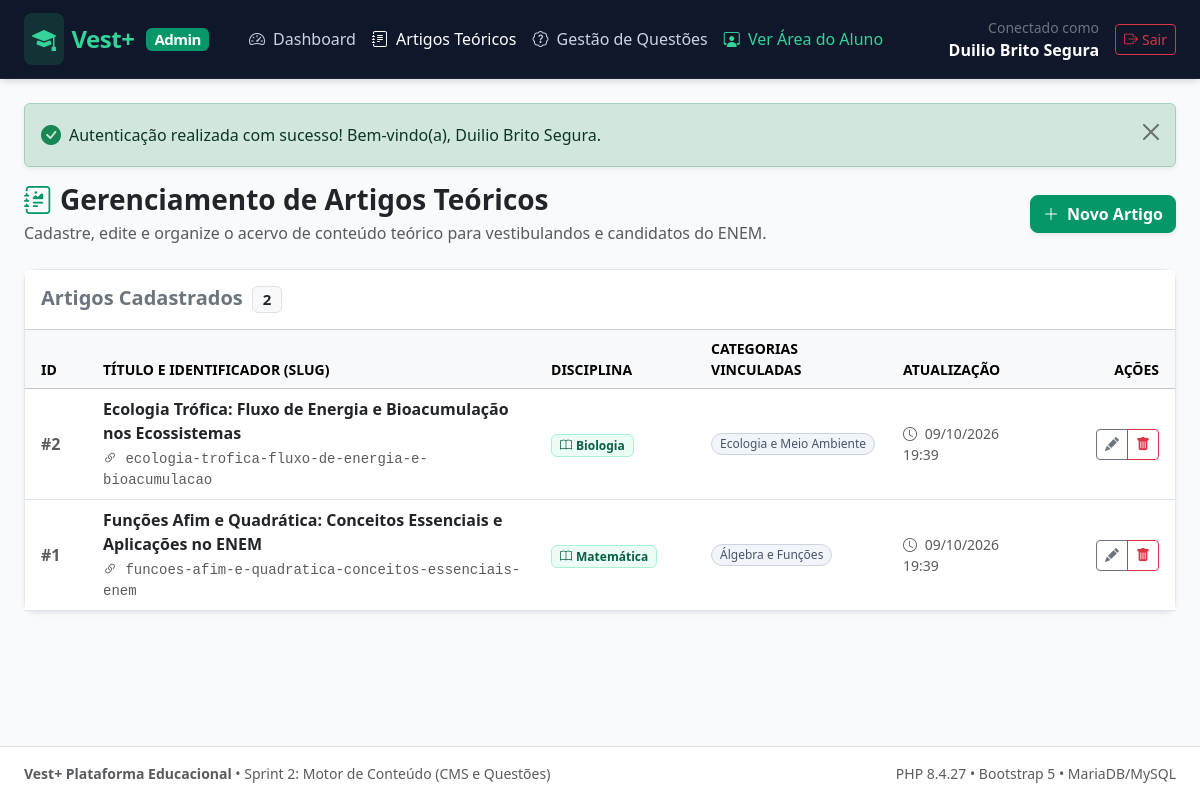
The page /admin/artigos (signed in) on the database its author committed.
### tables this page shows
CREATE TABLE `artigos` (
  `id` int(10) unsigned NOT NULL AUTO_INCREMENT,
  `titulo` varchar(255) NOT NULL,
  `slug` varchar(255) NOT NULL,
  `disciplina_id` int(10) unsigned NOT NULL,
  `conteudo` longtext NOT NULL,
  `criado_em` timestamp NOT NULL DEFAULT current_timestamp(),
  `atualizado_em` timestamp NOT NULL DEFAULT current_timestamp() ON UPDATE current_timestamp(),
  PRIMARY KEY (`id`),
  UNIQUE KEY `uk_artigos_slug` (`slug`),
  KEY `idx_artigos_disc_criado` (`disciplina_id`,`criado_em`),
  KEY `idx_artigos_criado_em` (`criado_em`),
  CONSTRAINT `fk_artigos_disciplina` FOREIGN KEY (`disciplina_id`) REFERENCES `disciplinas` (`id`) ON DELETE CASCADE ON UPDATE CASCADE
);

CREATE TABLE `disciplinas` (
  `id` int(10) unsigned NOT NULL AUTO_INCREMENT,
  `nome` varchar(100) NOT NULL,
  `slug` varchar(120) NOT NULL,
  `descricao` text DEFAULT NULL,
  `criado_em` timestamp NOT NULL DEFAULT current_timestamp(),
  PRIMARY KEY (`id`),
  UNIQUE KEY `uk_disciplinas_slug` (`slug`),
  KEY `idx_disciplinas_nome` (`nome`)
);

### src/Controllers/BaseController.php (called while the page is built, shortened)
<?php
abstract class BaseController
{
    protected function render(string $view, array $data = []): void
    {
        extract($data);
        $viewFile = dirname(__DIR__) . '/Views/' . $view . '.php';
        require $viewFile;
    }
}

### src/Controllers/AdminArtigoController.php (called while the page is built, shortened)
<?php
final class AdminArtigoController extends BaseController
{
    public function index(): void
    {
        $artigos = Artigo::getAll();
        $this->render('admin/artigos/index', [
            'pageTitle' => 'Gerenciamento de Artigos',
            'artigos'   => $artigos,
        ]);
    }
}

### src/Core/Helper.php (called while the page is built, shortened)
<?php
final class Helper
{
    public static function url(string $path = ''): string
    {
        $scriptName = $_SERVER['SCRIPT_NAME'] ?? '';
        $baseDir = dirname($scriptName);
        $baseDir = str_replace('\\', '/', $baseDir);
        $base = rtrim($baseDir, '/');
        $cleanPath = '/' . ltrim($path, '/');
        return $base . $cleanPath;
    }
    public static function e(?string $value): string
    {
        return htmlspecialchars($value, ENT_QUOTES | ENT_SUBSTITUTE, 'UTF-8');
    }
}

### src/Models/Artigo.php (called while the page is built, shortened)
<?php
final class Artigo
{
    public static function getAll(): array
    {
        $pdo = Database::getConnection();
        $sql = 'SELECT
                    a.id,
                    a.titulo,
                    a.slug,
                    a.disciplina_id,
                    d.nome AS disciplina_nome,
                    a.conteudo,
                    a.criado_em,
                    a.atualizado_em,
                    GROUP_CONCAT(DISTINCT c.nome ORDER BY c.nome SEPARATOR ", ") AS categorias_nomes,
                    GROUP_CONCAT(DISTINCT c.id ORDER BY c.id SEPARATOR ",") AS categorias_ids_str
                FROM artigos a
                INNER JOIN disciplinas d ON d.id = a.disciplina_id
                LEFT JOIN artigo_categorias ac ON ac.artigo_id = a.id
                LEFT JOIN categorias c ON c.id = ac.categoria_id
                GROUP BY a.id, a.titulo, a.slug, a.disciplina_id, d.nome, a.conteudo, a.criado_em, a.atualizado_em
                ORDER BY a.criado_em DESC, a.id DESC';
        $stmt = $pdo->query($sql);
        $artigos = $stmt->fetchAll(PDO::FETCH_ASSOC);
        foreach ($artigos as &$artigo) {
            $ids = !empty($artigo['categorias_ids_str']) ? explode(',', (string) $artigo['categorias_ids_str']) : [];
            $artigo['categoria_ids'] = array_map('intval', $ids);
        }
        return $artigos;
    }
}

### src/Views/admin/artigos/index.php (the view, shortened to what this page needs)
<?php
require dirname(__DIR__, 2) . '/layout/header.php';
?>
<div class="d-flex flex-column flex-md-row justify-content-between align-items-md-center gap-3 mb-4">
    <div>
        <h1 class="h3 fw-bold mb-1 text-dark">
            <i class="bi bi-journal-richtext text-primary me-2"></i>Gerenciamento de Artigos Teóricos
        </h1>
        <p class="text-muted mb-0">
            Cadastre, edite e organize o acervo de conteúdo teórico para vestibulandos e candidatos do ENEM.
        </p>
    </div>
    <div>
        <a href="<?= Helper::url('/admin/artigos/criar') ?>" class="btn btn-primary d-inline-flex align-items-center gap-2 shadow-sm">
            <i class="bi bi-plus-lg"></i> Novo Artigo
        </a>
    </div>
</div>
<div class="card card-custom shadow-sm">
    <div class="card-header bg-white py-3 d-flex justify-content-between align-items-center">
        <h5 class="card-title mb-0 fw-semibold text-secondary">
            Artigos Cadastrados <span class="badge bg-light text-dark border ms-1"><?= count($artigos) ?></span>
        </h5>
    </div>
    <div class="card-body p-0">
        <?php if (empty($artigos)): ?>
            <div class="text-center py-5">
                <i class="bi bi-journal-x text-muted" style="font-size: 3rem;"></i>
                <h5 class="mt-3 text-muted">Nenhum artigo cadastrado até o momento.</h5>
                <p class="text-secondary small">Clique no botão "Novo Artigo" acima para cadastrar o primeiro conteúdo teórico.</p>
                <a href="<?= Helper::url('/admin/artigos/criar') ?>" class="btn btn-outline-primary btn-sm mt-2">
                    <i class="bi bi-plus-circle me-1"></i> Criar Primeiro Artigo
                </a>
            </div>
        <?php else: ?>
            <div class="table-responsive">
                <table class="table table-hover align-middle mb-0">
                    <thead class="table-light text-secondary small text-uppercase">
                        <tr>
                            <th style="width: 70px;" class="ps-3">ID</th>
                            <th>Título e Identificador (Slug)</th>
                            <th style="width: 160px;">Disciplina</th>
                            <th>Categorias Vinculadas</th>
                            <th style="width: 140px;">Atualização</th>
                            <th style="width: 140px;" class="text-end pe-3">Ações</th>
                        </tr>
                    </thead>
                    <tbody>
                        <?php foreach ($artigos as $artigo): ?>
                            <tr>
                                <td class="ps-3 fw-bold text-muted">#<?= (int) $artigo['id'] ?></td>
                                <td>
                                    <div class="fw-bold text-dark mb-1">
                                        <?= Helper::e((string) $artigo['titulo']) ?>
                                    </div>
                                    <div class="small text-muted font-monospace">
                                        <i class="bi bi-link-45deg"></i> <?= Helper::e((string) $artigo['slug']) ?>
                                    </div>
                                </td>
                                <td>
                                    <span class="badge badge-discipline px-2 py-1">
                                        <i class="bi bi-book me-1"></i><?= Helper::e((string) $artigo['disciplina_nome']) ?>
                                    </span>
                                </td>
                                <td>
                                    <?php if (!empty($artigo['categorias_lista'])): ?>
                                        <div class="d-flex flex-wrap gap-1">
                                            <?php foreach ($artigo['categorias_lista'] as $catNome): ?>
                                                <span class="badge badge-category rounded-pill px-2 py-1">
                                                    <?= Helper::e((string) $catNome) ?>
                                                </span>
                                            <?php endforeach; ?>
                                        </div>
                                    <?php else: ?>
                                        <span class="text-muted small fst-italic">Sem categorias</span>
                                    <?php endif; ?>
                                </td>
                                <td class="small text-muted">
                                    <i class="bi bi-clock me-1"></i>
                                    <?= date('d/m/Y H:i', strtotime((string) ($artigo['atualizado_em'] ?? $artigo['criado_em']))) ?>
                                </td>
                                <td class="text-end pe-3">
                                    <div class="btn-group btn-group-sm">
                                        <a href="<?= Helper::url('/admin/artigos/editar?id=' . (int) $artigo['id']) ?>"
                                           class="btn btn-outline-secondary"
                                           title="Editar Artigo">
                                            <i class="bi bi-pencil-fill"></i>
                                        </a>
                                        <button type="button"
                                                class="btn btn-outline-danger btn-delete-confirm"
                                                data-bs-toggle="modal"
                                                data-bs-target="#deleteConfirmModal"
                                                data-id="<?= (int) $artigo['id'] ?>"
                                                data-title="<?= Helper::e((string) $artigo['titulo']) ?>"
                                                data-action="<?= Helper::url('/admin/artigos/excluir?id=' . (int) $artigo['id']) ?>"
                                                title="Excluir Artigo">
                                            <i class="bi bi-trash-fill"></i>
                                        </button>
                                    </div>
                                </td>
                            </tr>
                        <?php endforeach; ?>
                    </tbody>
                </table>
            </div>
        <?php endif; ?>
    </div>
</div>
<?php
require dirname(__DIR__, 2) . '/layout/footer.php';

### public/css/style.css (style rules this page uses)
:root { --vest-primary: #059669; --vest-primary-hover: #047857; --vest-primary-dark: #065f46; --vest-primary-light: #10b981; --vest-mint: #34d399; --vest-bg-mint: #ecfdf5; --vest-bg-mint-subtle: #f0fdf4; --vest-border-mint: #a7f3d0; --vest-dark: #0f172a; --vest-dark-surface: #1e293b; --vest-text-muted: #64748b; --vest-bg: #f8fafc; --vest-border: #e2e8f0; --vest-white: #ffffff; --vest-radius: 12px; --vest-radius-sm: 8px; --vest-radius-lg: 16px; --vest-shadow: 0 4px 6px -1px rgba(0, 0, 0, 0.07), 0 2px 4px -2px rgba(0, 0, 0, 0.05); --vest-shadow-md: 0 10px 15px -3px rgba(0, 0, 0, 0.08), 0 4px 6px -4px rgba(0, 0, 0, 0.04); --vest-shadow-lg: 0 20px 25px -5px rgba(0, 0, 0, 0.1), 0 8px 10px -6px rgba(0, 0, 0, 0.04); }
body { background-color: var(--vest-bg); color: var(--vest-dark); font-family: system-ui, -apple-system, BlinkMacSystemFont, 'Segoe UI', Roboto, Helvetica, Arial, sans-serif; min-height: 100vh; display: flex; flex-direction: column; -webkit-font-smoothing: antialiased; }
a { color: var(--vest-primary); text-decoration: none; transition: color 0.2s ease; }
.btn-primary { background-color: var(--vest-primary) !important; border-color: var(--vest-primary) !important; color: #ffffff !important; font-weight: 600; border-radius: var(--vest-radius-sm); transition: all 0.2s ease; }
.text-primary { color: var(--vest-primary) !important; }
.card-custom { background: var(--vest-white); border: 1px solid var(--vest-border); border-radius: var(--vest-radius); box-shadow: var(--vest-shadow); transition: transform 0.2s ease, box-shadow 0.2s ease; }
.badge-discipline { background-color: var(--vest-bg-mint); color: var(--vest-primary-dark); border: 1px solid var(--vest-border-mint); font-weight: 600; }
.badge-category { background-color: #f1f5f9; color: #475569; border: 1px solid #cbd5e1; font-weight: 500; }

### rows shown on the page
artigos: id "2", titulo "Ecologia Trófica: Fluxo de Energia e Bioacumulação nos Ecossistemas", slug "ecologia-trofica-fluxo-de-energia-e-bioacumulacao", disciplina.nome "Biologia", catNome "Ecologia e Meio Ambiente", atualizado_em "09/10/2026 19:39"
artigos: id "1", titulo "Funções Afim e Quadrática: Conceitos Essenciais e Aplicações no ENEM", slug "funcoes-afim-e-quadratica-conceitos-essenciais-enem", disciplina.nome "Matemática", catNome "Álgebra e Funções", atualizado_em "09/10/2026 19:39"

### other values the page prints
$roleLabel "Admin"
Helper::e($currentUser['nome']) "Duilio Brito Segura"
Helper::e($msg) "Autenticação realizada com sucesso! Bem-vindo(a), Duilio Brito Segura."
count($artigos) "2"
PHP_VERSION "8.4.27"
